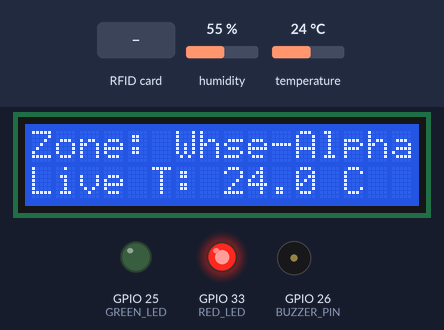
Bench run of a sketch on a simulated ESP32. Shown: 16×2 character LCD, output pins drawn as LEDs (lit = HIGH), buzzer (waves = sounding, pin HIGH). Inputs (shaded band) come from the test bench; at power-on: temperature 24 °C, humidity 55 %.

Above: at 3.8 s.
3.9 s: RFID card 5E 7A 19 C4 held to the reader
At 5.5 s:
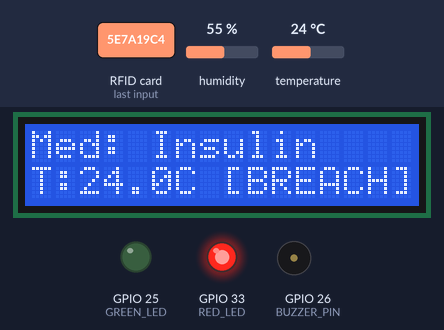
6.3 s: temperature set to 8.6 °C
At 8.9 s:
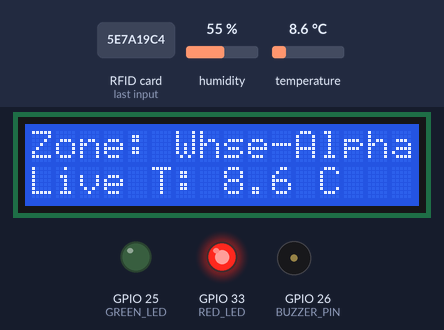
9.4 s: temperature set to 7.6 °C
At 11.0 s:
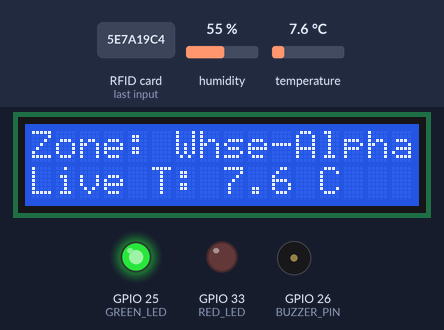
11.5 s: RFID card 5E 7A 19 C4 held to the reader
At 13.1 s:
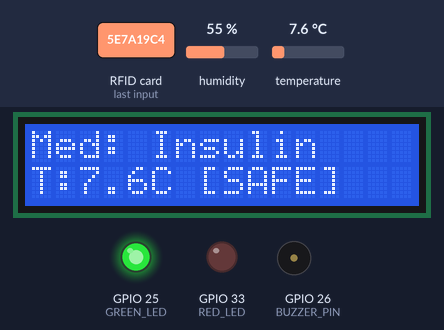
16.3 s: temperature set to 12 °C
At 17.4 s:
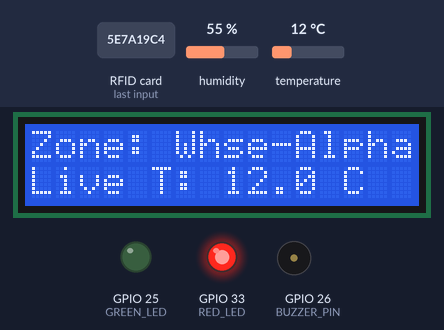
Timing chart, 0 to 19.3 s (numbered marks = the images above; inputs shaded):
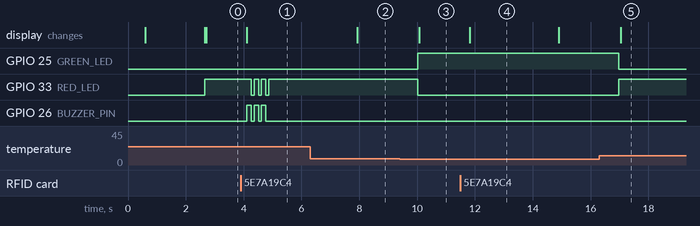

The sketch:

ColdChainSystem.ino
```cpp
#include <SPI.h>
#include <MFRC522.h>
#include <Wire.h>
#include <LiquidCrystal_I2C.h>
#include <DHT.h>

// Pin Definitions
#define SS_PIN       27
#define RST_PIN      13
#define DHTPIN       32
#define DHTTYPE      DHT22
#define BUZZER_PIN   26
#define GREEN_LED    25  // Safe Indicator
#define RED_LED      33  // Breach Indicator

// Cold-Chain Temperature Limits (2°C - 8°C)
const float TEMP_MIN = 2.0;
const float TEMP_MAX = 8.0;

MFRC522 rfid(SS_PIN, RST_PIN);
LiquidCrystal_I2C lcd(0x27, 16, 2);
DHT dht(DHTPIN, DHTTYPE);

void setup() {
  Serial.begin(9600);
  delay(500);

  // Initialize Actuators
  pinMode(BUZZER_PIN, OUTPUT);
  pinMode(GREEN_LED, OUTPUT);
  pinMode(RED_LED, OUTPUT);

  digitalWrite(BUZZER_PIN, LOW);
  digitalWrite(GREEN_LED, LOW);
  digitalWrite(RED_LED, LOW);

  // Initialize Display & Sensors
  dht.begin();
  Wire.begin(21, 22);
  lcd.init();
  lcd.backlight();

  // Boot Screen
  lcd.setCursor(0, 0);
  lcd.print("ColdChain System");
  lcd.setCursor(0, 1);
  lcd.print("Initializing...");

  SPI.begin(18, 19, 23, 27);
  rfid.PCD_Init();

  delay(2000);
  lcd.clear();
}

void loop() {
  float tempC = dht.readTemperature();

  if (isnan(tempC)) {
    tempC = 25.0; // Fallback
  }

  bool isBreached = (tempC < TEMP_MIN || tempC > TEMP_MAX);

  // Continuous System Status via LEDs
  if (isBreached) {
    digitalWrite(GREEN_LED, LOW);
    digitalWrite(RED_LED, HIGH);
  } else {
    digitalWrite(GREEN_LED, HIGH);
    digitalWrite(RED_LED, LOW);
  }

  // Scan RFID
  if (rfid.PICC_IsNewCardPresent() && rfid.PICC_ReadCardSerial()) {
    lcd.clear();
    lcd.setCursor(0, 0);
    lcd.print("Med: Insulin");

    lcd.setCursor(0, 1);
    lcd.print("T:" + String(tempC, 1) + "C ");

    if (isBreached) {
      lcd.print("[BREACH]");

      // Flash Red LED and Beep Buzzer
      for (int i = 0; i < 3; i++) {
        digitalWrite(RED_LED, HIGH);
        digitalWrite(BUZZER_PIN, HIGH);
        delay(150);
        digitalWrite(RED_LED, LOW);
        digitalWrite(BUZZER_PIN, LOW);
        delay(100);
      }
      digitalWrite(RED_LED, HIGH); // Leave RED on after alert
    } else {
      lcd.print("[SAFE]");
    }

    rfid.PICC_HaltA();
    rfid.PCD_StopCrypto1();
    delay(3000);
  }
  else {
    // Idle Live Status
    lcd.setCursor(0, 0);
    lcd.print("Zone: Whse-Alpha ");
    lcd.setCursor(0, 1);
    lcd.print("Live T: " + String(tempC, 1) + " C   ");
    delay(300);
  }
}
```

Measured:
- the behaviour switches between 8.1 and 8 °C on temperature (found by bisection; images 2 and 3)
- after the input at 3.9 s, GPIO 33 (RED_LED): alternates HIGH for 0.15 s and LOW for 0.10 s, 6 changes in all, then stays HIGH, starting after 0.36 s; GPIO 26 (BUZZER_PIN): alternates HIGH for 0.15 s and LOW for 0.10 s, 6 changes in all, then stays LOW, starting after 0.21 s; the display: changes after 0.21 s (image 1)
- after the input at 6.3 s, the display: changes after 1.6 s (image 2)
- after the input at 9.4 s, GPIO 25 (GREEN_LED): LOW → HIGH after 0.61 s; GPIO 33 (RED_LED): HIGH → LOW after 0.61 s; the display: changes after 0.67 s (image 3)
- after the input at 11.5 s, the display: changes after 0.33 s (image 4)
- after the input at 16.3 s, GPIO 25 (GREEN_LED): HIGH → LOW after 0.68 s; GPIO 33 (RED_LED): LOW → HIGH after 0.68 s; the display: changes after 0.74 s (image 5)
- what the display in image 4 shows lasts 3.1 s, from 11.8 s to 14.9 s
